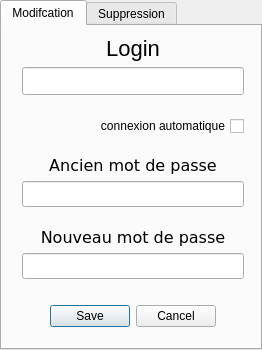
<?xml version="1.0" encoding="UTF-8"?>
<ui version="4.0">
 <class>UserFormDialog</class>
 <widget class="QDialog" name="UserFormDialog">
  <property name="geometry">
   <rect>
    <x>0</x>
    <y>0</y>
    <width>262</width>
    <height>350</height>
   </rect>
  </property>
  <property name="minimumSize">
   <size>
    <width>262</width>
    <height>350</height>
   </size>
  </property>
  <property name="maximumSize">
   <size>
    <width>262</width>
    <height>350</height>
   </size>
  </property>
  <property name="windowTitle">
   <string>Dialog</string>
  </property>
  <property name="layoutDirection">
   <enum>Qt::LeftToRight</enum>
  </property>
  <widget class="QTabWidget" name="userFormTabs">
   <property name="geometry">
    <rect>
     <x>0</x>
     <y>0</y>
     <width>262</width>
     <height>350</height>
    </rect>
   </property>
   <property name="minimumSize">
    <size>
     <width>262</width>
     <height>350</height>
    </size>
   </property>
   <property name="maximumSize">
    <size>
     <width>262</width>
     <height>350</height>
    </size>
   </property>
   <property name="currentIndex">
    <number>0</number>
   </property>
   <widget class="QWidget" name="modifyUser">
    <attribute name="title">
     <string>Modifcation</string>
    </attribute>
    <widget class="QWidget" name="layoutWidget">
     <property name="geometry">
      <rect>
       <x>20</x>
       <y>10</y>
       <width>222</width>
       <height>291</height>
      </rect>
     </property>
     <layout class="QVBoxLayout" name="verticalLayout">
      <property name="sizeConstraint">
       <enum>QLayout::SetMaximumSize</enum>
      </property>
      <item>
       <widget class="QLabel" name="label">
        <property name="styleSheet">
         <string notr="true">font-size:22px</string>
        </property>
        <property name="text">
         <string>Login</string>
        </property>
        <property name="alignment">
         <set>Qt::AlignCenter</set>
        </property>
       </widget>
      </item>
      <item>
       <widget class="QLineEdit" name="userLoginInput">
        <property name="minimumSize">
         <size>
          <width>0</width>
          <height>28</height>
         </size>
        </property>
        <property name="styleSheet">
         <string notr="true">font-size:22px;
text-align:center;</string>
        </property>
       </widget>
      </item>
      <item>
       <spacer name="verticalSpacer_2">
        <property name="orientation">
         <enum>Qt::Vertical</enum>
        </property>
        <property name="sizeHint" stdset="0">
         <size>
          <width>20</width>
          <height>40</height>
         </size>
        </property>
       </spacer>
      </item>
      <item>
       <widget class="QCheckBox" name="autoLoginUserCheck">
        <property name="layoutDirection">
         <enum>Qt::RightToLeft</enum>
        </property>
        <property name="styleSheet">
         <string notr="true"/>
        </property>
        <property name="text">
         <string>connexion automatique</string>
        </property>
       </widget>
      </item>
      <item>
       <spacer name="verticalSpacer">
        <property name="orientation">
         <enum>Qt::Vertical</enum>
        </property>
        <property name="sizeHint" stdset="0">
         <size>
          <width>20</width>
          <height>40</height>
         </size>
        </property>
       </spacer>
      </item>
      <item>
       <widget class="QLabel" name="userPassLabel_2">
        <property name="font">
         <font>
          <family>DejaVu Sans</family>
          <pointsize>12</pointsize>
          <italic>false</italic>
         </font>
        </property>
        <property name="styleSheet">
         <string notr="true"/>
        </property>
        <property name="text">
         <string>Ancien mot de passe</string>
        </property>
        <property name="alignment">
         <set>Qt::AlignBottom|Qt::AlignHCenter</set>
        </property>
       </widget>
      </item>
      <item>
       <widget class="QLineEdit" name="userOldPassInput">
        <property name="font">
         <font>
          <family>Monospace</family>
          <pointsize>11</pointsize>
         </font>
        </property>
        <property name="styleSheet">
         <string notr="true">text-align:center;</string>
        </property>
        <property name="inputMethodHints">
         <set>Qt::ImhHiddenText|Qt::ImhNoAutoUppercase|Qt::ImhNoPredictiveText|Qt::ImhSensitiveData</set>
        </property>
        <property name="echoMode">
         <enum>QLineEdit::Password</enum>
        </property>
       </widget>
      </item>
      <item>
       <spacer name="verticalSpacer_3">
        <property name="orientation">
         <enum>Qt::Vertical</enum>
        </property>
        <property name="sizeHint" stdset="0">
         <size>
          <width>20</width>
          <height>40</height>
         </size>
        </property>
       </spacer>
      </item>
      <item>
       <widget class="QLabel" name="userPassLabel_4">
        <property name="font">
         <font>
          <family>DejaVu Sans</family>
          <pointsize>12</pointsize>
         </font>
        </property>
        <property name="styleSheet">
         <string notr="true"/>
        </property>
        <property name="text">
         <string>Nouveau mot de passe</string>
        </property>
        <property name="alignment">
         <set>Qt::AlignBottom|Qt::AlignHCenter</set>
        </property>
       </widget>
      </item>
      <item>
       <widget class="QLineEdit" name="userNewPassInput">
        <property name="font">
         <font>
          <family>Monospace</family>
          <pointsize>11</pointsize>
         </font>
        </property>
        <property name="styleSheet">
         <string notr="true">text-align:center;</string>
        </property>
        <property name="inputMethodHints">
         <set>Qt::ImhHiddenText|Qt::ImhNoAutoUppercase|Qt::ImhNoPredictiveText|Qt::ImhSensitiveData</set>
        </property>
        <property name="text">
         <string/>
        </property>
        <property name="echoMode">
         <enum>QLineEdit::Password</enum>
        </property>
       </widget>
      </item>
      <item>
       <spacer name="horizontalSpacer">
        <property name="orientation">
         <enum>Qt::Horizontal</enum>
        </property>
        <property name="sizeHint" stdset="0">
         <size>
          <width>40</width>
          <height>20</height>
         </size>
        </property>
       </spacer>
      </item>
      <item>
       <widget class="QDialogButtonBox" name="updateUserButtonBox">
        <property name="orientation">
         <enum>Qt::Horizontal</enum>
        </property>
        <property name="standardButtons">
         <set>QDialogButtonBox::Cancel|QDialogButtonBox::Save</set>
        </property>
        <property name="centerButtons">
         <bool>true</bool>
        </property>
       </widget>
      </item>
     </layout>
    </widget>
   </widget>
   <widget class="QWidget" name="deleteUser">
    <attribute name="title">
     <string>Suppression</string>
    </attribute>
    <widget class="QLabel" name="warningIcon">
     <property name="geometry">
      <rect>
       <x>90</x>
       <y>10</y>
       <width>71</width>
       <height>51</height>
      </rect>
     </property>
     <property name="text">
      <string>warnicon</string>
     </property>
     <property name="alignment">
      <set>Qt::AlignCenter</set>
     </property>
    </widget>
    <widget class="QWidget" name="layoutWidget">
     <property name="geometry">
      <rect>
       <x>30</x>
       <y>72</y>
       <width>201</width>
       <height>208</height>
      </rect>
     </property>
     <layout class="QVBoxLayout" name="verticalLayout_2">
      <property name="sizeConstraint">
       <enum>QLayout::SetMaximumSize</enum>
      </property>
      <item>
       <widget class="QLabel" name="userInfo">
        <property name="styleSheet">
         <string notr="true">font-weight: bold
</string>
        </property>
        <property name="text">
         <string>&lt;!DOCTYPE HTML PUBLIC &quot;-//W3C//DTD HTML 4.0//EN&quot; &quot;http://www.w3.org/TR/REC-html40/strict.dtd&quot;&gt;
&lt;html&gt;&lt;head&gt;&lt;meta name=&quot;qrichtext&quot; content=&quot;1&quot; /&gt;&lt;style type=&quot;text/css&quot;&gt;
p, li { white-space: pre-wrap; }
&lt;/style&gt;&lt;/head&gt;&lt;body style=&quot; font-family:'DejaVu Sans'; font-size:10pt; font-weight:600; font-style:normal;&quot;&gt;
&lt;p align=&quot;center&quot; style=&quot; margin-top:12px; margin-bottom:12px; margin-left:0px; margin-right:0px; -qt-block-indent:0; text-indent:0px;&quot;&gt;Toutes vos sauvegardes&lt;/p&gt;
&lt;p align=&quot;center&quot; style=&quot; margin-top:12px; margin-bottom:12px; margin-left:0px; margin-right:0px; -qt-block-indent:0; text-indent:0px;&quot;&gt;seront supprimées&lt;/p&gt;&lt;/body&gt;&lt;/html&gt;</string>
        </property>
        <property name="alignment">
         <set>Qt::AlignCenter</set>
        </property>
       </widget>
      </item>
      <item>
       <widget class="QLabel" name="userLogin">
        <property name="minimumSize">
         <size>
          <width>0</width>
          <height>100</height>
         </size>
        </property>
        <property name="styleSheet">
         <string notr="true">font-size:25px
	
</string>
        </property>
        <property name="text">
         <string>login</string>
        </property>
        <property name="alignment">
         <set>Qt::AlignCenter</set>
        </property>
       </widget>
      </item>
      <item>
       <widget class="QPushButton" name="deleteUserButton">
        <property name="sizePolicy">
         <sizepolicy hsizetype="Minimum" vsizetype="Fixed">
          <horstretch>0</horstretch>
          <verstretch>50</verstretch>
         </sizepolicy>
        </property>
        <property name="minimumSize">
         <size>
          <width>0</width>
          <height>50</height>
         </size>
        </property>
        <property name="text">
         <string>Supprimer Utilisateur</string>
        </property>
       </widget>
      </item>
     </layout>
    </widget>
   </widget>
  </widget>
 </widget>
 <resources/>
 <connections/>
</ui>
